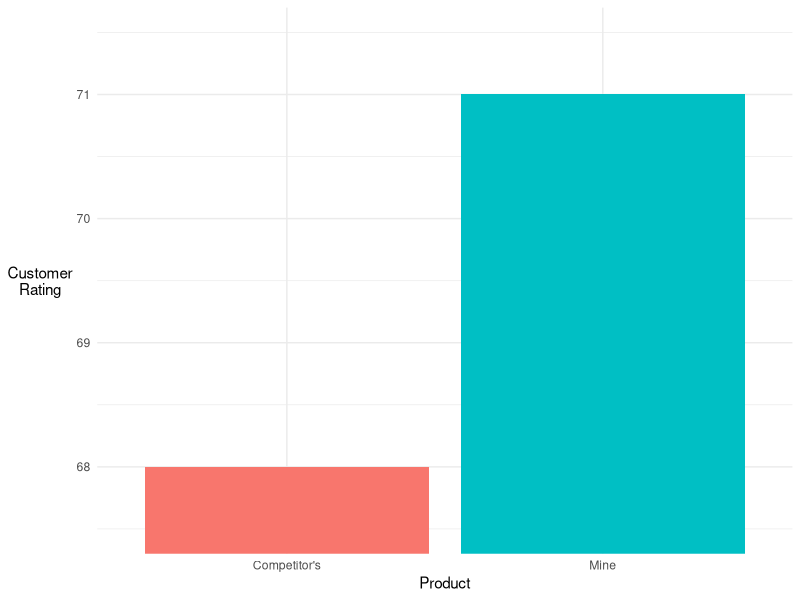
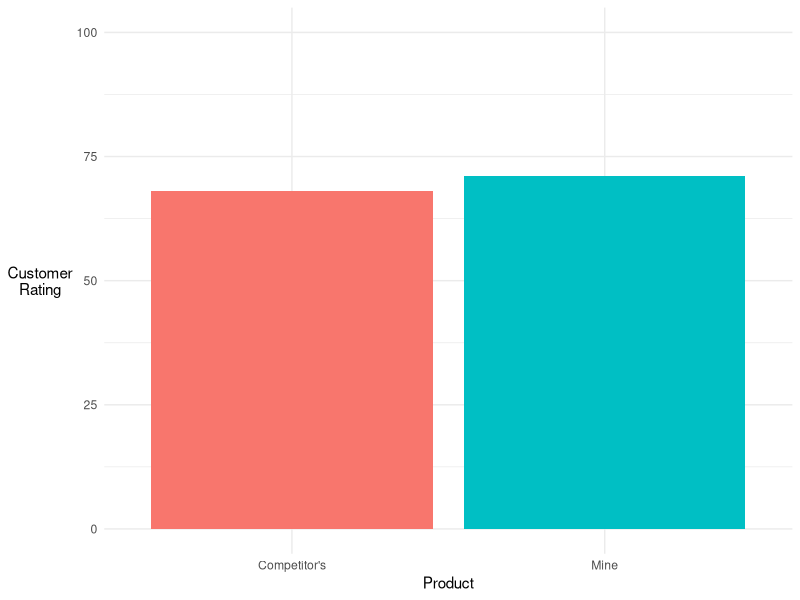
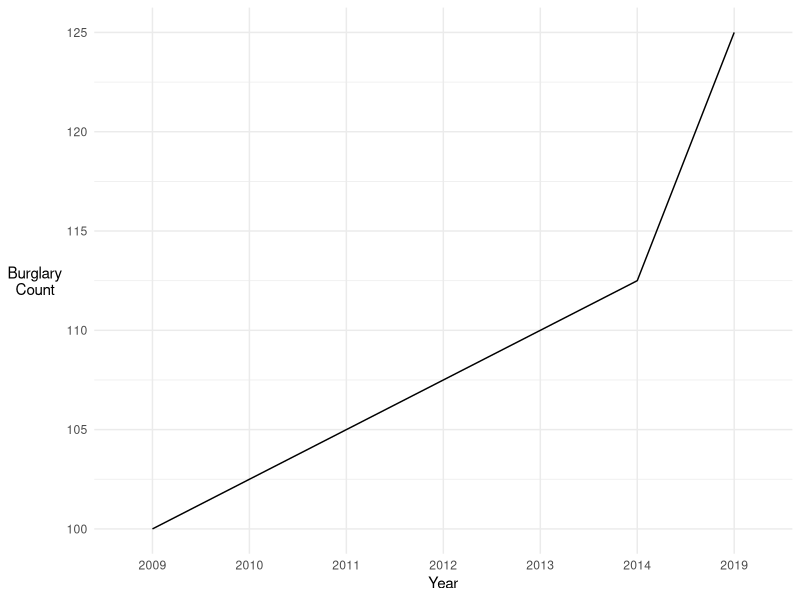

The R source for these figures, in order:
## ---- chunk 1
knitr::opts_chunk$set(echo = TRUE)

# Packages
library(tidyverse)

# Data
product_ratings <- tibble(Product = c("Mine", "Competitor's"),
                          mean_rating = c(71, 68))
## ---- chunk 2
# Too high to count that high
2^34
## ---- chunk 3
# Bar chart with truncated y-axis
ggplot(product_ratings, aes(x = Product, y = mean_rating, fill = Product)) +
  geom_col() +
  scale_fill_discrete(guide = "none") +
  scale_y_continuous("Customer\nRating") +
  coord_cartesian(ylim = c(67.5, 71.5)) +
  theme_minimal() +
  theme(axis.title.y = element_text(angle = 0, vjust = 0.5))
## ---- chunk 4
# Bar chart with truncated y-axis
ggplot(product_ratings, aes(x = Product, y = mean_rating, fill = Product)) +
  geom_col() +
  scale_fill_discrete(guide = "none") +
  scale_y_continuous("Customer\nRating", limits = c(0, 100)) +
  theme_minimal() +
  theme(axis.title.y = element_text(angle = 0, vjust = 0.5))
## ---- chunk 5
tibble(Year = c("2009", "2010", "2011", "2012", "2013", "2014", "2019"),
       burglary_count = c(100, 102.5, 105, 107.5, 110, 112.5, 125)) %>%
  ggplot(aes(x = Year, y = burglary_count)) +
  geom_line(group = 1) +
  scale_y_continuous("Burglary\nCount") +
  theme_minimal() +
  theme(axis.title.y = element_text(angle = 0, vjust = 0.5))
